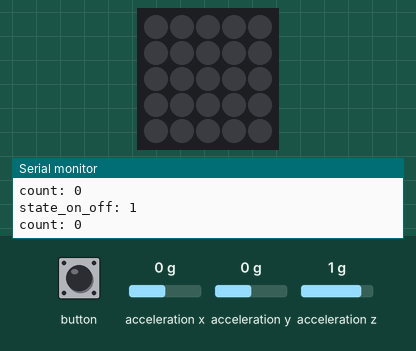
This sketch was run on a simulated ESP32. Parts: 5×5 RGB LED matrix (first LED top left, wired row by row), the last lines printed to the serial monitor. Inputs (shaded band) come from the test bench; at power-on: acceleration z 1 g, acceleration x 0 g, acceleration y 0 g. Dim RGB values are drawn brighter than linear.

Above: at 1.2 s.
1.3 s: button pressed for 0.15 s
At 1.73 s:
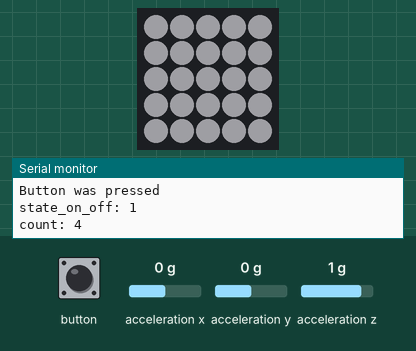
2.0 s: acceleration z set to -1.4 g
5.0 s: acceleration z set to -0.8 g
8.0 s: button pressed for 1 s
At 8.47 s:
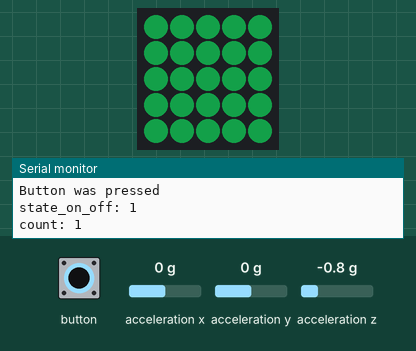
Timing chart, 0 to 10.6 s (numbered marks = the images above; inputs shaded):
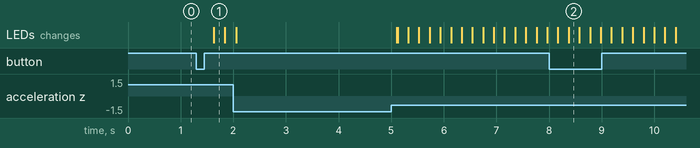

The sketch:

Part1_First_BikeLight.ino
```cpp
#include "M5Atom.h"

void setup() {
  M5.begin(true, false, true);
  M5.IMU.Init();
  Serial.begin(115200);
  Serial.println("Initializing M5Stack Atom Matrix");
}

CRGB colors[] = {
  0xfe0000, // red
  0x1ED35E, // green
  0xDCDEE2 // white
};

float accX, accY, accZ;
int time_blink = 300;
int x, y, p;
int count = 0;
int state_on_off  = 0;

unsigned long timeSinceLastScreenRefresh;
unsigned long timeBtwScreenRefresh = 200;

//unsigned long timeSinceLastChipRefresh;
//unsigned long timeBtwChipRefresh = 10;


unsigned long time_milli;

void loop() {

  time_milli = millis();

  //checking for button being pressed
  if (M5.Btn.wasPressed()) {
    count++;
    state_on_off  = 0;
    Serial.println("Button was pressed");

  }

  M5.IMU.getAccelData(&accX, &accY, &accZ);

  // checking how many time the button was pressed
  switch (count) {

    // (i) all LEDs off
    case 0:
      M5.dis.clear();
      state_on_off = 0;
      break;

    // (ii) Manual Rear strobe (RED): LEDs strobe at a predetermined interval
    case 1:
      p = 1;
      if (state_on_off == 1) {
        for (x = 0; x < 5; x++) {
          for (y = 0; y < 5; y++) {
            M5.dis.drawpix(x, y, colors[p]);
          }
        }
      }
      break;

    case 2:
      // red
      p = 2;
      if (state_on_off == 1) {
        for (x = 0; x < 5; x++) {
          for (y = 0; y < 5; y++) {
            M5.dis.drawpix(x, y, colors[p]);
          }
        }
      }
      break;

    // Set LEDs for blinking red
    case 3:
      p = 1;
      if (state_on_off == 1) {
        for (x = 0; x < 5; x++) {
          for (y = 0; y < 5; y++) {
            M5.dis.drawpix(x, y, colors[p]);
          }
        }
      }
      if ((accZ > 1 || accZ < -1) && (state_on_off == 1)) {
        p = 1;
        for (x = 0; x < 5; x++) {
          for (y = 0; y < 5; y++) {
            M5.dis.drawpix(x, y, colors[p]);
          }
        }
        delay(1500); //we assume nothing is going on during a breaking, aka none is pressing anything
      }
      break;

    // Set LEDs for blinking green
    case 4:
      p = 2;
      if (state_on_off == 1) {
        for (x = 0; x < 5; x++) {
          for (y = 0; y < 5; y++) {
            M5.dis.drawpix(x, y, colors[p]);
          }
        }
      }
      if ((accZ > 1 || accZ < -1) && (state_on_off == 1)) {
        p = 2;
        for (x = 0; x < 5; x++) {
          for (y = 0; y < 5; y++) {
            M5.dis.drawpix(x, y, colors[p]);
          }
        }
        delay(1500);
      }
      break;

    //count exceeded possible click options
    default:
      M5.dis.clear();
      state_on_off = 0;
      count = 0;
  }

  if (time_milli - timeSinceLastScreenRefresh > timeBtwScreenRefresh) {
    if (state_on_off == 0) {

      state_on_off = 1;
    }
    else {
      state_on_off  = 0;
      M5.dis.clear();
    }
    Serial.print("state_on_off: ");
    Serial.println(state_on_off);
    M5.update();

    timeSinceLastScreenRefresh = time_milli;
    //Serial.println(time_milli);
    Serial.print("count: ");
    Serial.println(count);
  }
}
```

Measured:
- after the input at 1.3 s, the LEDs: change after 0.33 s (image 1)
- after the input at 8.0 s, the LEDs: first differ from a run without the input after 0.37 s (image 2)
